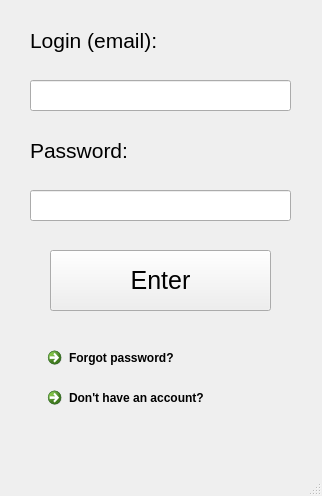
<?xml version="1.0" encoding="UTF-8"?>
<ui version="4.0">
 <class>LoginWindow</class>
 <widget class="QMainWindow" name="LoginWindow">
  <property name="geometry">
   <rect>
    <x>0</x>
    <y>0</y>
    <width>322</width>
    <height>496</height>
   </rect>
  </property>
  <property name="minimumSize">
   <size>
    <width>322</width>
    <height>496</height>
   </size>
  </property>
  <property name="maximumSize">
   <size>
    <width>322</width>
    <height>496</height>
   </size>
  </property>
  <property name="windowTitle">
   <string>UnitedChanger</string>
  </property>
  <widget class="QWidget" name="centralwidget">
   <widget class="QLabel" name="LoginLabel">
    <property name="geometry">
     <rect>
      <x>30</x>
      <y>20</y>
      <width>141</width>
      <height>41</height>
     </rect>
    </property>
    <property name="font">
     <font>
      <pointsize>16</pointsize>
     </font>
    </property>
    <property name="text">
     <string>Login (email):</string>
    </property>
   </widget>
   <widget class="QLineEdit" name="LoginEnter">
    <property name="geometry">
     <rect>
      <x>30</x>
      <y>80</y>
      <width>261</width>
      <height>31</height>
     </rect>
    </property>
    <property name="font">
     <font>
      <pointsize>12</pointsize>
     </font>
    </property>
    <property name="text">
     <string/>
    </property>
   </widget>
   <widget class="QLabel" name="PasswordLabel">
    <property name="geometry">
     <rect>
      <x>30</x>
      <y>130</y>
      <width>141</width>
      <height>41</height>
     </rect>
    </property>
    <property name="font">
     <font>
      <pointsize>16</pointsize>
     </font>
    </property>
    <property name="text">
     <string>Password:</string>
    </property>
   </widget>
   <widget class="QLineEdit" name="PasswordEnter">
    <property name="geometry">
     <rect>
      <x>30</x>
      <y>190</y>
      <width>261</width>
      <height>31</height>
     </rect>
    </property>
    <property name="font">
     <font>
      <pointsize>12</pointsize>
     </font>
    </property>
    <property name="text">
     <string/>
    </property>
   </widget>
   <widget class="QPushButton" name="EnterButton">
    <property name="geometry">
     <rect>
      <x>50</x>
      <y>250</y>
      <width>221</width>
      <height>61</height>
     </rect>
    </property>
    <property name="font">
     <font>
      <pointsize>19</pointsize>
     </font>
    </property>
    <property name="text">
     <string>Enter</string>
    </property>
   </widget>
   <widget class="QCommandLinkButton" name="ForgotPasswordBtn">
    <property name="geometry">
     <rect>
      <x>40</x>
      <y>340</y>
      <width>222</width>
      <height>48</height>
     </rect>
    </property>
    <property name="text">
     <string>Forgot password?</string>
    </property>
   </widget>
   <widget class="QCommandLinkButton" name="RegisterButton">
    <property name="geometry">
     <rect>
      <x>40</x>
      <y>380</y>
      <width>222</width>
      <height>48</height>
     </rect>
    </property>
    <property name="text">
     <string>Don't have an account?</string>
    </property>
   </widget>
  </widget>
  <widget class="QMenuBar" name="menubar">
   <property name="geometry">
    <rect>
     <x>0</x>
     <y>0</y>
     <width>322</width>
     <height>26</height>
    </rect>
   </property>
  </widget>
  <widget class="QStatusBar" name="statusbar"/>
 </widget>
 <resources/>
 <connections/>
</ui>
